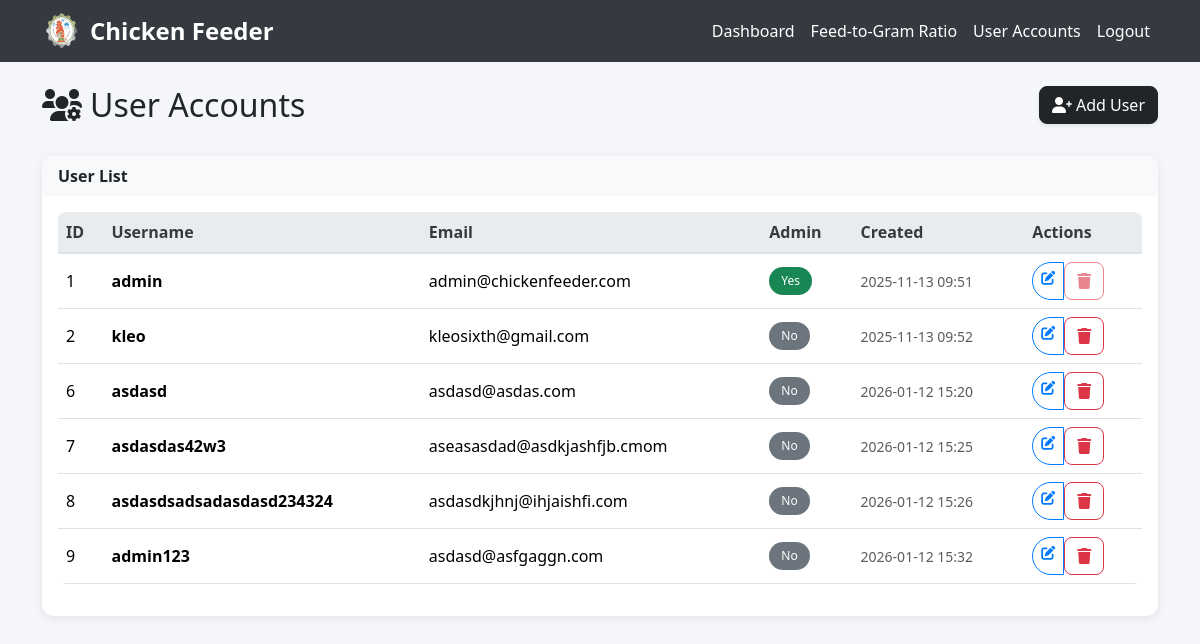
Before: /admin/users (signed in) with the older database file.
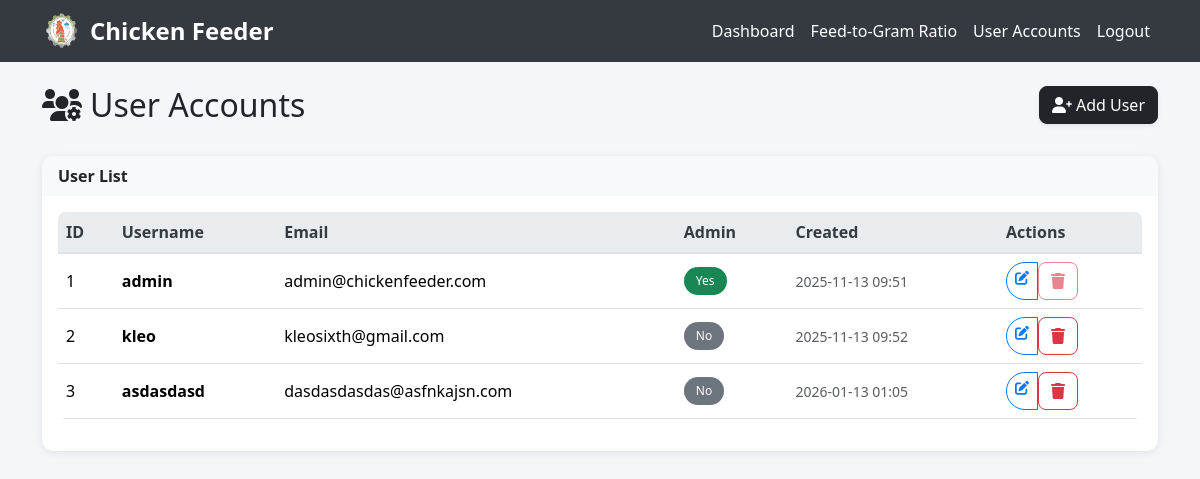
After: the same page with the newer database file.
### models.py (models this page shows)
class User(UserMixin, db.Model):
    id = db.Column(db.Integer, primary_key=True)
    username = db.Column(db.String(80), unique=True, nullable=False)
    email = db.Column(db.String(120), unique=True, nullable=False)
    password_hash = db.Column(db.String(120), nullable=False)
    iot_device_url = db.Column(db.String(255), nullable=True)  # e.g., 'http://192.168.1.100:5000' or 'pi_klei'
    is_admin = db.Column(db.Boolean, default=True)
    created_at = db.Column(db.DateTime, default=datetime.utcnow)

### routes/admin.py (the view)
@admin_bp.route('/users')
@admin_required
def users():
    users = User.query.all()
    return render_template('admin/users.html', users=users)

### app.py (called while the page is built)
@login_manager.user_loader
def load_user(user_id):
    return db.session.get(User, int(user_id))

@app.context_processor
def inject_datetime():
    return {'datetime': datetime}

@app.before_request
def restrict_admin_from_user_pages():
    if current_user.is_authenticated and getattr(current_user, 'is_admin', False):
        admin_paths = ['/admin', '/admin/', '/admin/dashboard', '/admin/config', '/admin/create', '/admin/feed-ratio']
        if not any(request.path.startswith(p) for p in admin_paths):
            if not request.path.startswith('/static') and not request.path.startswith('/logout'):
                return redirect(url_for('admin.dashboard'))

### routes/admin.py (called while the page is built)
def admin_required(f):
    @wraps(f)
    def decorated_function(*args, **kwargs):
        if not current_user.is_authenticated or not getattr(current_user, 'is_admin', False):
            return abort(403)
        return f(*args, **kwargs)
    return decorated_function

### templates/admin/users.html (shortened to what this page needs)
{% extends "admin_base.html" %}
{% block content %}
<div class="container mt-4">
    <div class="row mb-4">
        <div class="col">
            <h1 class="h2 ">
                <i class="fas fa-users-cog me-2"></i>User Accounts
            </h1>
        </div>
        <div class="col-auto">
            <a href="{{ url_for('admin_create_user') }}" class="btn btn-dark shadow-sm">
                <i class="fas fa-user-plus me-1"></i>Add User
            </a>
        </div>
    </div>
    <div class="card">
        <div class="card-header bg-light border-bottom-0">
            <strong>User List</strong>
        </div>
        <div class="card-body">
            {% if users %}
            <div class="table-responsive">
                <table class="table table-hover align-middle">
                    <thead class="table-light">
                        <tr>
                            <th>ID</th>
                            <th>Username</th>
                            <th>Email</th>
                            <th>Admin</th>
                            <th>Created</th>
                            <th>Actions</th>
                        </tr>
                    </thead>
                    <tbody>
                        {% for user in users %}
                        <tr>
                            <td>{{ user.id }}</td>
                            <td><span class="fw-bold">{{ user.username }}</span></td>
                            <td>{{ user.email }}</td>
                            <td>
                                {% if user.is_admin %}
                                    <span class="badge bg-success">Yes</span>
                                {% else %}
                                    <span class="badge bg-secondary">No</span>
                                {% endif %}
                            </td>
                            <td>
                                <small class="text-muted">{{ user.created_at.strftime('%Y-%m-%d %H:%M') }}</small>
                            </td>
                            <td>
                                <div class="btn-group btn-group-sm">
                                    <a href="{{ url_for('admin_edit_user', user_id=user.id) }}" class="btn btn-outline-primary" title="Edit">
                                        <i class="fas fa-edit"></i>
                                    </a>
                                    <form method="POST" action="{{ url_for('admin_delete_user', user_id=user.id) }}" style="display:inline;" onsubmit="return confirm('Delete user {{ user.username }}? This cannot be undone.');">
                                        <button type="submit" class="btn btn-outline-danger" title="Delete" {% if user.id == current_user.id %}disabled{% endif %}>
                                            <i class="fas fa-trash"></i>
                                        </button>
                                    </form>
                                </div>
                            </td>
                        </tr>
                        {% endfor %}
                    </tbody>
                </table>
            </div>
            {% else %}
            <div class="text-center text-muted py-5">
                <i class="fas fa-users fa-4x mb-3"></i>
                <h4>No Users Found</h4>
                <p class="mb-4">You can add new users using the button above.</p>
            </div>
            {% endif %}
        </div>
    </div>
</div>
{% endblock %}

### templates/admin_base.html (shortened to what this page needs)
<!DOCTYPE html>
<html lang="en">
<head>
    <link rel="stylesheet" href="https://cdn.jsdelivr.net/npm/bootstrap@5.3.2/dist/css/bootstrap.min.css">
    <link rel="stylesheet" href="https://cdnjs.cloudflare.com/ajax/libs/font-awesome/6.0.0/css/all.min.css">
    <link rel="stylesheet" href="{{ url_for('static', filename='css/style.css') }}">
</head>
<body>
    <nav class="navbar navbar-expand-lg admin-navbar">
        <div class="container">
            <div class="d-flex align-items-center gap-2">
                <img src="{{ url_for('static', filename='img/chicken-logo.png') }}" alt="Logo" style="width:40px;height:40px;" >
                    <a class="navbar-brand" href="{{ url_for('admin.dashboard') }}">Chicken Feeder</a>
            </div>
            <div class="collapse navbar-collapse">
                <ul class="navbar-nav ms-auto mb-2 mb-lg-0">
                    <li class="nav-item">
                        <a class="nav-link" href="{{ url_for('admin.dashboard') }}">Dashboard</a>
                    </li>
                    <li class="nav-item">
                        <a href="{{ url_for('admin_feed_ratio') }}" class="nav-link"> Feed-to-Gram Ratio
                        </a>
                    </li>
                    <li class="nav-item">
                        <a class="nav-link" href="{{ url_for('admin.users') }}">User Accounts</a>
                    </li>
                    <li class="nav-item">
                        <a class="nav-link" href="{{ url_for('logout') }}">Logout</a>
                    </li>
                </ul>
            </div>
        </div>
    </nav>
    <main class="container-fluid align-items-center">
        {% block content %}{% endblock %}
    </main>
</body>
</html>

### static/css/style.css (style rules this page uses)
:root { --primary-color: #2c5f2d; --secondary-color: #97bc62; --success-color: #28a745; --danger-color: #dc3545; --warning-color: #ffc107; --info-color: #17a2b8; --light-color: #f8f9fa; --dark-color: #343a40; }
body { font-family: 'Segoe UI', Tahoma, Geneva, Verdana, sans-serif; background-color: #f5f7fa; }
.navbar-brand { font-weight: bold; font-size: 1.5rem; }
.navbar-nav .nav-link { font-weight: 500; transition: all 0.2s ease; }
.card { border: none; border-radius: 12px; box-shadow: 0 2px 10px rgba(0,0,0,0.08); transition: all 0.3s ease; }
.card-header { background: linear-gradient(135deg, #f8f9fa 0%, #e9ecef 100%); border-bottom: 1px solid #dee2e6; border-radius: 12px 12px 0 0 !important; font-weight: 600; }
.btn { border-radius: 8px; font-weight: 500; transition: all 0.2s ease; }
.table { border-radius: 8px; overflow: hidden; }
.table thead th { background-color: #f8f9fa; border-bottom: 2px solid #dee2e6; font-weight: 600; color: var(--dark-color); }
.badge { border-radius: 20px; font-size: 0.75rem; font-weight: 500; padding: 0.5rem 0.75rem; }
.btn:disabled { opacity: 0.6; cursor: not-allowed; }

### templates/admin_base.html (style rules this page uses)
body { background: #f4f6fa; }
.admin-navbar { background: #343a40; }
.admin-navbar .navbar-brand { color: #fff; font-weight: bold; }
.admin-navbar .nav-link { color: #fff !important; }
.table thead th { background: #e9ecef; }
.btn-primary, .btn-outline-primary { border-radius: 20px; }
.btn-outline-primary { border: 1px solid #007bff; color: #007bff; }
.card-header { background: #f8f9fa; font-weight: 500; }

Changed rows visible on the page:
removed User: id "6", username "asdasd", email "asdasd@asdas.com", is_admin "No", created_at "2026-01-12 15:20"
removed User: id "7", username "asdasdas42w3", email "aseasasdad@asdkjashfjb.cmom", is_admin "No", created_at "2026-01-12 15:25"
removed User: id "8", username "asdasdsadsadasdasd234324", email "asdasdkjhnj@ihjaishfi.com", is_admin "No", created_at "2026-01-12 15:26"
removed User: id "9", username "admin123", email "asdasd@asfgaggn.com", is_admin "No", created_at "2026-01-12 15:32"
added User: id "3", username "asdasdasd", email "dasdasdasdas@asfnkajsn.com", is_admin "No", created_at "2026-01-13 01:05"
